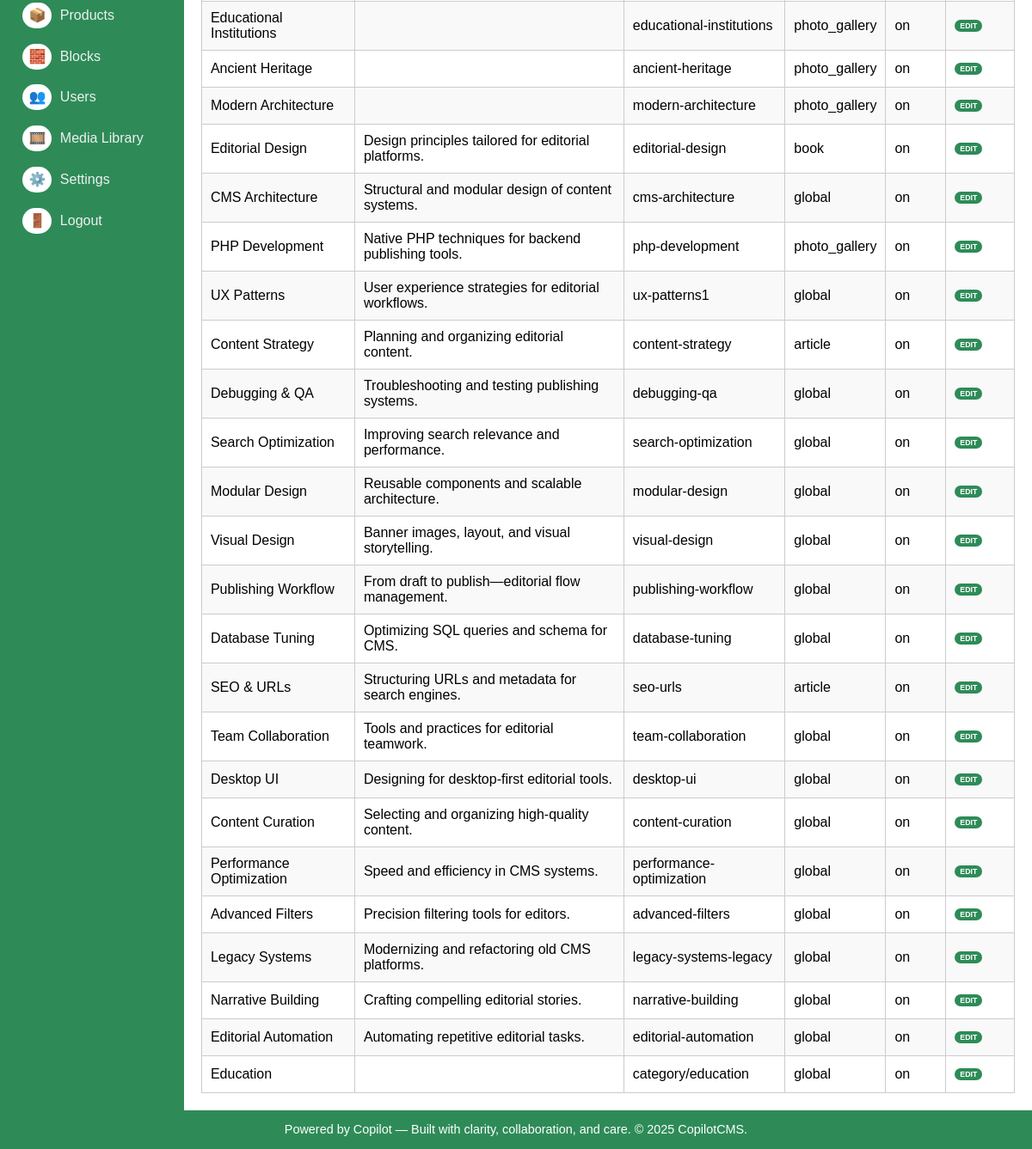
/admin/categories/list.php (signed in, lower part), run on an earlier commit of the app's database.
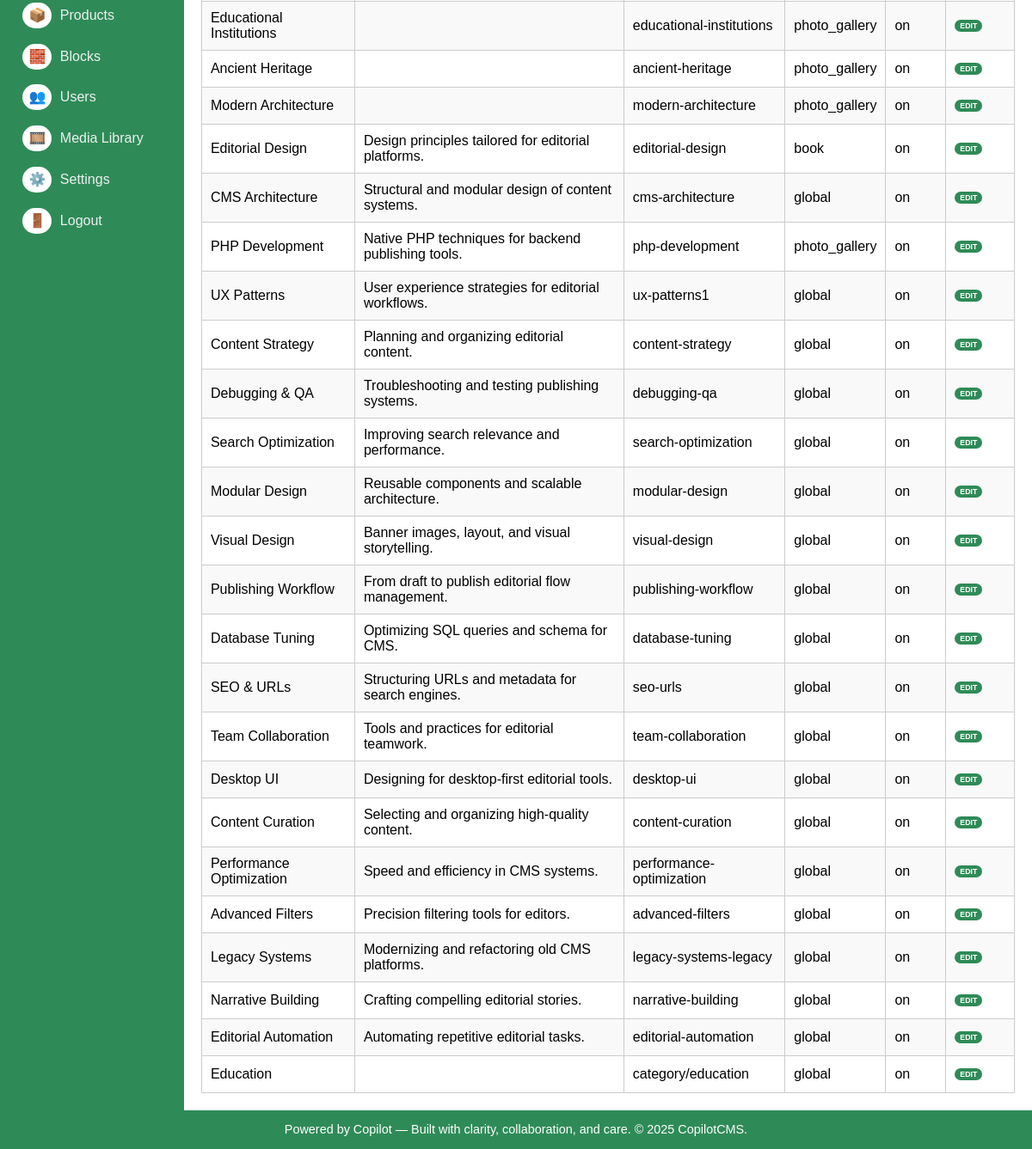
And on a later commit of the database.
### tables this page shows
CREATE TABLE IF NOT EXISTS `categories` (
  `key_categories` int(10) UNSIGNED NOT NULL AUTO_INCREMENT,
  `key_media_banner` int(10) UNSIGNED NOT NULL DEFAULT '0',
  `name` varchar(200) NOT NULL DEFAULT '',
  `description` varchar(1000) NOT NULL DEFAULT '',
  `url` varchar(200) NOT NULL DEFAULT '',
  `sort` smallint(6) NOT NULL DEFAULT '0',
  `status` varchar(3) NOT NULL DEFAULT '',
  `entry_date_time` timestamp NOT NULL DEFAULT CURRENT_TIMESTAMP,
  `category_type` enum('article','book','photo_gallery','video_gallery','global') NOT NULL DEFAULT 'global',
  PRIMARY KEY (`key_categories`)
);

### admin/categories/list.php (the view, shortened to what this page needs)
<?php
include '../db.php';
include '../layout.php';
?>
<table>
	<tbody>
	<?php
	$sort = $_GET['sort'] ?? 'entry_date_time';
	$dir = $_GET['dir'] ?? 'desc';
	$allowedSorts = ['name', 'url', 'status', 'category_type'];
	if (!in_array($sort, $allowedSorts)) $sort = 'entry_date_time';
	$sql = "SELECT * FROM categories";
	$sql .= " ORDER BY $sort $dir";
	$result = $conn->query($sql);
	while ($row = $result->fetch_assoc()) {
	  echo "<tr>
			<td>{$row['name']}</td>
			<td>{$row['description']}</td>
			<td>{$row['url']}</td>
			<td>{$row['category_type']}</td>
			<td>{$row['status']}</td>
			<td class='record-action-links'>
				<a href='#' onclick='editItem({$row['key_categories']}, \"get_category.php\", [\"name\",\"description\",\"url\",\"sort\",\"status\"]); return false;'>Edit</a>
				<a href='delete.php?id={$row['key_categories']}' onclick='return confirm(\"Delete this category?\")' style='display:none'>Delete</a>
			</td>
	  </tr>";
	}
	?>
	</tbody>
</table>

What changed in the data, as far as the page shows it:
changed categories "Content Strategy": category_type "article" → "global"
changed categories "Publishing Workflow": description "From draft to publish—editorial flow management." → "From draft to publish editorial flow management."
changed categories "SEO & URLs": category_type "article" → "global"
